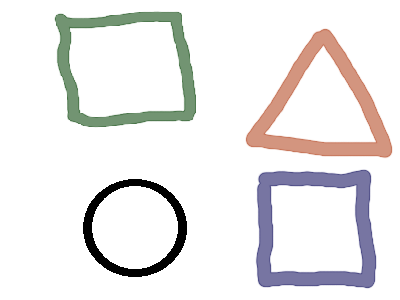
#> input picture Code/pic3_e.png, 400 x 300 px
$ python ga.py   (older library calls are emulated)
#> lines starting #> are read from the running program, lines starting #| are printed output that depends on the picture
import random, math
import numpy as np
import skimage as skimage
import scipy as scipy
from skimage.color import rgb2gray
from skimage import data
from scipy import ndimage
from deap import creator, base, tools, algorithms

#% matplotlib
#inline

import numpy as np
from scipy import ndimage
import matplotlib.pyplot as plt
import cv2

alpha = 0.5  # controls continuity energy impact
beta =  0.9 # controls curvatur energy impact
gamma = 0.01  #controls area engery impact

delta = -1 #controls intensity energy impact
epsilon = 10 #controls gradient energy impact

imagepath = 'pic3_e.png'

image = cv2.imread(imagepath)
#> image is the input picture: shape (300, 400, 3); mean B, G, R 233.6, 233.8, 235.4

image = rgb2gray(image)
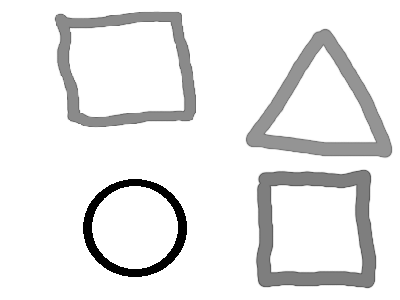
#> image: shape (300, 400) float64; min 0, max 1, mean 0.917

floatimage = skimage.img_as_float(image)

edgeImage = np.sqrt(scipy.ndimage.sobel(floatimage, axis=0, mode='reflect') ** 2 +
                    scipy.ndimage.sobel(floatimage, axis=1, mode='reflect') ** 2)
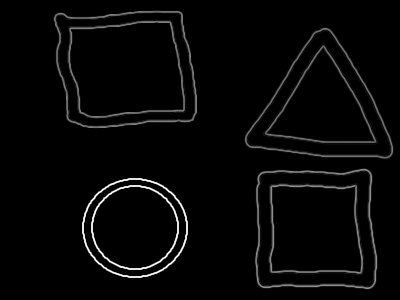
#> edgeImage: shape (300, 400) float64; min 0, max 4.47, mean 0.126; drawn with min black and max white
edgeImage = (edgeImage - edgeImage.min()) / (edgeImage.max() - edgeImage.min())

fig, ax = plt.subplots(figsize=(7, 7))
ax.imshow(edgeImage, cmap=plt.cm.gray)

plt.show()

externalEnergy = delta * floatimage + epsilon * edgeImage

externalEnergyInterpolation = scipy.interpolate.RectBivariateSpline(np.arange(externalEnergy.shape[1]),
                                                                    np.arange(externalEnergy.shape[0]),
                                                                    externalEnergy.T, kx=3, ky=3, s=10)

# [91 lines left out: functions _externalEnergy, _areaEnergy, _continuityEnergy, _smoothnessEnergy, eval, mutSet and 2 more, not called in this run]


def genetic_algorithm():
    random.seed(64)
    # init:
    creator.create("FitnessMin", base.Fitness, weights=(-1.0,))
#> (this line was passed over: deap is not available in this run)
    creator.create("Individual", np.ndarray, fitness=creator.FitnessMin)
#> (this line was passed over: deap is not available in this run)

    toolbox = base.Toolbox()
    # register individuals
    toolbox.register("init_ind", initIndividual)
    toolbox.register("individual", tools.initRepeat, creator.Individual, toolbox.init_ind, n=1)
    toolbox.register("population", tools.initRepeat, list, toolbox.individual)
    # register crossover
    toolbox.register("mate", cxTwoPointCopy)
    toolbox.register("evaluate", eval)
    toolbox.register("mutate", mutSet, 0.2)
    toolbox.register("select", tools.selTournament, tournsize=5)
    #random.seed(64)

    # run GA
    pop = toolbox.population(n=100)

    for p in pop:
        p.fitness.values = eval(p)

    # Numpy equality function (operators.eq) between two arrays returns the
    # equality element wise, which raises an exception in the if similar()
    # check of the hall of fame. Using a different equality function like
    # numpy.array_equal or numpy.allclose solve this issue.
    hof = tools.HallOfFame(1, similar=np.array_equal)

    stats = tools.Statistics(lambda ind: ind.fitness.values)
    stats.register("avg", np.mean)
    stats.register("std", np.std)
    stats.register("min", np.min)
    stats.register("max", np.max)

    algorithms.eaSimple(pop, toolbox, cxpb=0.6, mutpb=0.2, ngen=200, stats=stats, halloffame=hof)
    best = np.vstack([hof[0][0], hof[0][0][0]])

    fig, ax = plt.subplots(figsize=(7, 7))
    ax.imshow(image, cmap=plt.cm.gray)
    circle1 = plt.Circle((125, 240), 80, color='r',fill=False)
    ax.add_artist(circle1)
    ax.plot(best[:, 0], best[:, 1], '-b', lw=3)

    plt.show()

    return pop, stats, hof


if __name__ == "__main__":
    genetic_algorithm()
#> (the call stopped at in genetic_algorithm, `toolbox = base.Toolbox()`: deap is not available in this run)

$ run again, with Code/pic3.png copied over Code/pic3_e.png
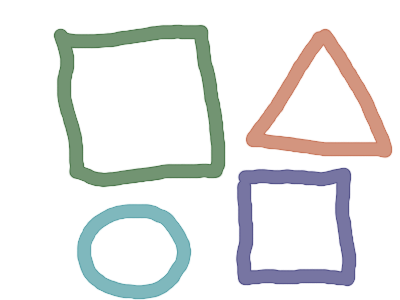
#> input picture Code/pic3.png, 400 x 300 px
#> image is the input picture: shape (300, 400, 3); mean B, G, R 232.6, 233.5, 232.3
#> `image = rgb2gray(image)`:
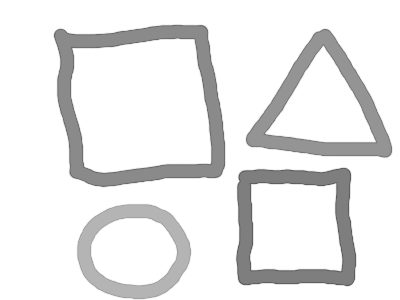
#> image: shape (300, 400) float64; min 0.358, max 1, mean 0.915
#> `edgeImage = np.sqrt(scipy.ndimage.sobel(floatimage, axis=0, mode='refl..`:
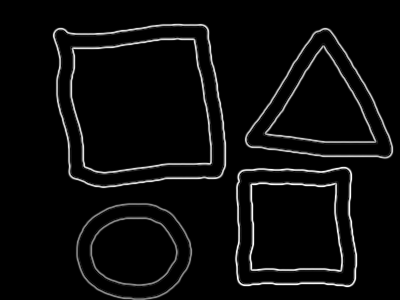
#> edgeImage: shape (300, 400) float64; min 0, max 2.56, mean 0.109; drawn with min black and max white
